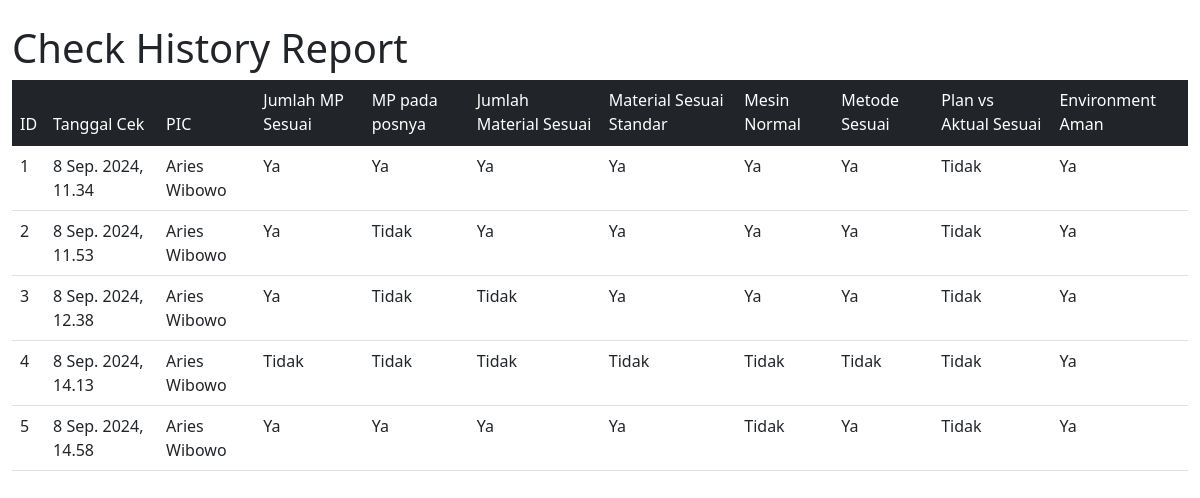
/report/ (signed in), run on an earlier commit of the app's database.
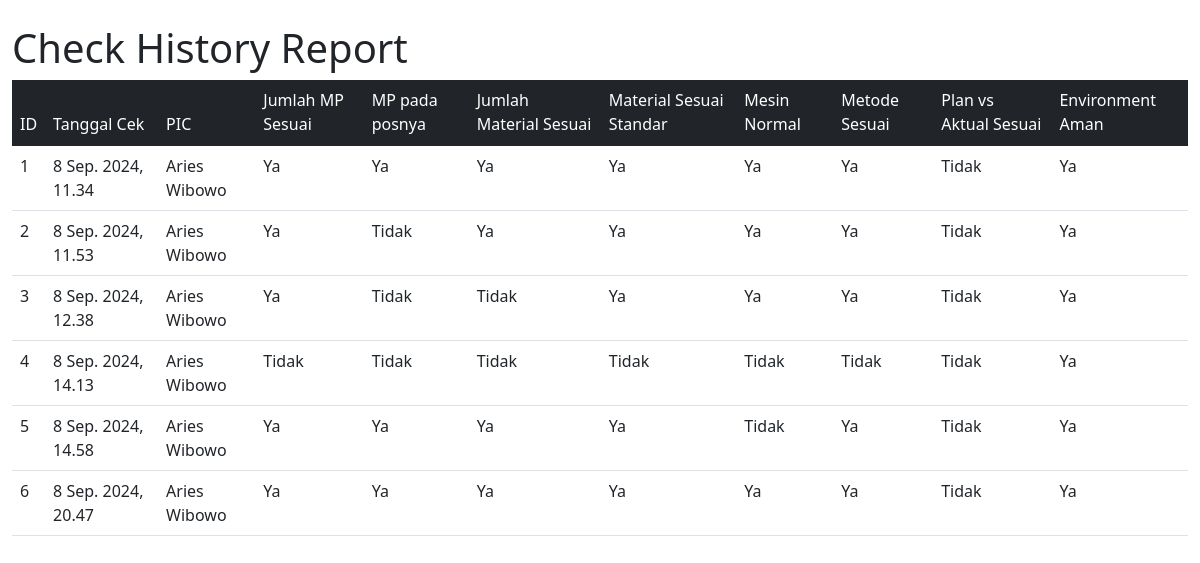
And on a later commit of the database.
### CheckPointApp/models.py (models this page shows, shortened)
class CpInputModel(models.Model):
    STATUS_CHOICES = (
        (True, 'Ya'),
        (False, 'Tidak')
    )
    mp_jumlah = models.BooleanField(choices=STATUS_CHOICES, default=False, null=False)
    mp_pos = models.BooleanField(choices=STATUS_CHOICES, default=False, null=False)
    material_jumlah = models.BooleanField(choices=STATUS_CHOICES, default=False,null=False)
    material_std = models.BooleanField(choices=STATUS_CHOICES, default=False, null=False)
    mesin_normal = models.BooleanField(choices=STATUS_CHOICES, default=False, null=False)
    metode_sesuai = models.BooleanField(choices=STATUS_CHOICES, default=False, null=False)
    plan_vs_actual = models.BooleanField(choices=STATUS_CHOICES, default=False, null=False)
    environment_aman = models.BooleanField(choices=STATUS_CHOICES, default=False, null=False)
    tanggal_check = models.DateTimeField(auto_now_add=True, null=False)
    person = models.ForeignKey(User, on_delete=models.CASCADE)

### CheckPointApp/views.py (the view)
# urls.py: path('report/', views.Report.as_view(), name="CpReport"),
class Report(LoginRequiredMixin, ListView):
    login_url = 'login'
    model = CpInputModel
    template_name = 'report.html'

### templates/report.html (shortened to what this page needs)
{% load static %}
{% load tz %}
<!DOCTYPE html>
<html>
    <head>
        <link rel="stylesheet" type="text/css" href="https://cdn.datatables.net/1.12.1/css/jquery.dataTables.min.css">
        <link href="https://cdn.jsdelivr.net/npm/bootstrap@5.1.3/dist/css/bootstrap.min.css" rel="stylesheet">
    </head>
    <body class="py-4">
        <div class="container-fluid">
            <h1>Check History Report</h1>
            <div class="table-fluid">
                <table class="table">
                    <thead class="table-dark">
                        <td>ID</td>
                        <td>Tanggal Cek</td>
                        <td>PIC</td>
                        <td>Jumlah MP Sesuai</td>
                        <td>MP pada posnya</td>
                        <td>Jumlah Material Sesuai</td>
                        <td>Material Sesuai Standar</td>
                        <td>Mesin Normal</td>
                        <td>Metode Sesuai</td>
                        <td>Plan vs Aktual Sesuai</td>
                        <td>Environment Aman</td>
                    </thead>
                    <tbody>
                        {% for cek in object_list %}
                        <tr>
                            <td>{{ cek.id }}</td>
                            <td>{{ cek.tanggal_check }}</td>
                            <td>{{ cek.person.first_name }} {{ cek.person.last_name }}</td>
                            <td>{{ cek.mp_jumlah|yesno:"Ya,Tidak" }}</td>
                            <td>{{ cek.mp_pos|yesno:"Ya,Tidak" }}</td>
                            <td>{{ cek.material_jumlah|yesno:"Ya,Tidak" }}</td>
                            <td>{{ cek.material_std|yesno:"Ya,Tidak" }}</td>
                            <td>{{ cek.mesin_normal|yesno:"Ya,Tidak" }}</td>
                            <td>{{ cek.metode_sesuai|yesno:"Ya,Tidak" }}</td>
                            <td>{{ cek.plan_vs_actual|yesno:"Ya,Tidak" }}</td>
                            <td>{{ cek.environment_aman|yesno:"Ya,Tidak" }}</td>
                        </tr>
                        {% endfor %}
                    </tbody>
                </table>
        </div>
    </body>

What changed in the data, as far as the page shows it:
added CpInputModel: id "6", tanggal_check "8 Sep. 2024, 20.47", person.first_name "Aries", person.last_name "Wibowo", mp_jumlah "Ya", mp_pos "Ya", material_jumlah "Ya", material_std "Ya", mesin_normal "Ya", metode_sesuai "Ya", plan_vs_actual "Tidak", environment_aman "Ya"
